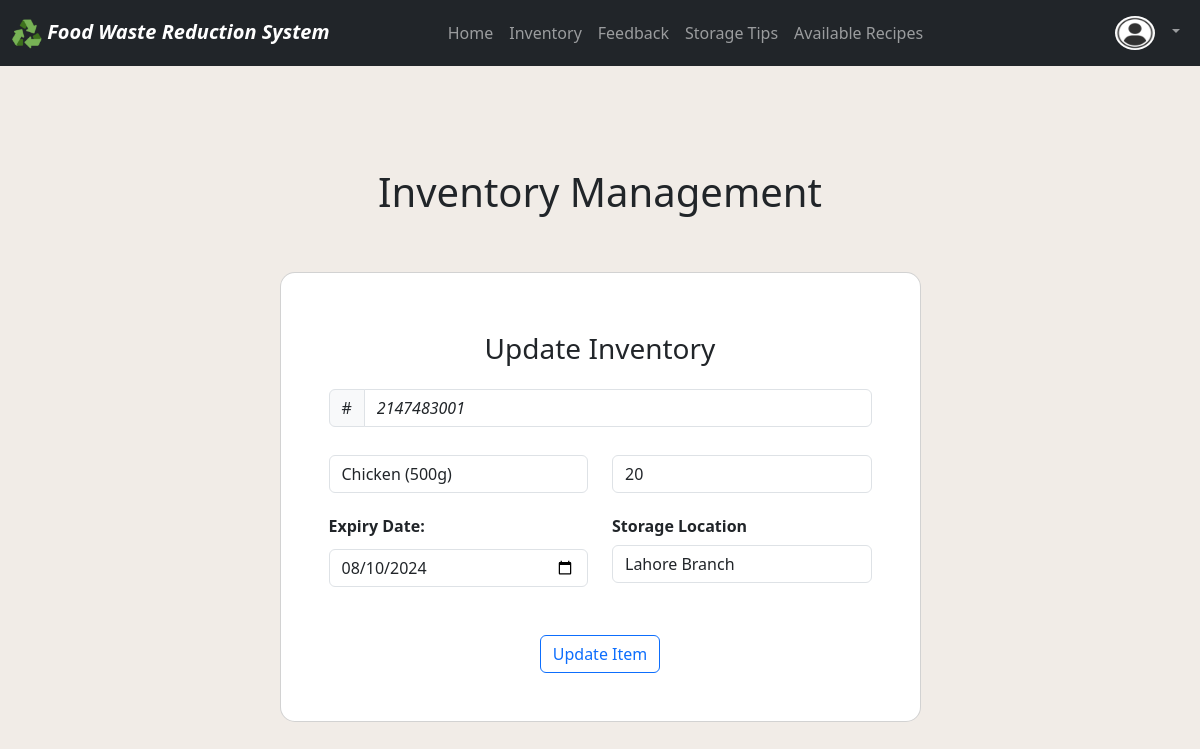
The app's page /views/user_dashboard/update_item.php?id=12 with its own data.
### tables this page shows
CREATE TABLE `fooditem` (
  `item_id` int(11) NOT NULL,
  `sku` text DEFAULT NULL,
  `user_id` int(11) NOT NULL,
  `item_name` varchar(255) NOT NULL,
  `quantity` int(11) NOT NULL,
  `expiry_date` date NOT NULL,
  `storage_location` varchar(255) NOT NULL
);

### views/user_dashboard/update_item.php (the view, shortened to what this page needs)
<?php
include ("../../includes/header.php");
include ("../../includes/footer.php");
include ("../../config/connection.php");
include ("navbar.php");
$id=$_GET['id'];
?>
<h1 class="text-center mt-5">Inventory Management</h1>
<section class="vh-100 gradient-custom">
    <div class="container py-5 h-25">
        <div class="row justify-content-center align-items-center h-75">
            <div class="col-12 col-lg-9 col-xl-7">
                <div class="card shadow-2-strong card-registration" style="border-radius: 15px;">
                    <div class="card-body p-4 p-md-5">
                        <h3 class="mb-4 text-center" style="margin-top:2%">Update Inventory</h3>
                        <form action="../../backend/update_item.php" method="post">
                            <?php
                            $query="SELECT * from fooditem WHERE item_id=$id";
                            $view_item_details=mysqli_query($connect,$query);
                            while($result=mysqli_fetch_assoc($view_item_details)){
                            ?>
                            <div class="row">
                                <div class="col-12 mb-4">
                                    <div class="input-group mb-1">
                                        <span class="input-group-text" id="basic-addon1">#</span>
                                        <input type="text" id="sku" name="sku" class="form-control form-control"
                                            style="font-style:italic"
                                            placeholder=""
                                            value="<?php echo $result['sku'] ?>" readonly />
                                    </div>
                                </div>
                            </div>
                            <div class="row">
                                <div class="col-md-6 mb-4">
                                    <div data-mdb-input-init class="form-outline">
                                        <input type="text" id="item_name" name="item_name"
                                            class="form-control form-control" placeholder="Food item name..."  value="<?php echo $result['item_name'] ?>"/>
                                    </div>
                                </div>
                                <div class="col-md-6 mb-4">
                                    <div data-mdb-input-init class="form-outline">
                                        <input type="number" id="quantity" name="quantity"
                                            class="form-control form-control" placeholder="Quantity..." value="<?php echo $result['quantity'] ?>"/>
                                    </div>
                                </div>
                            </div>
                            <div class="row">
                                <div class="col-md-6 mb-4 d-flex align-items-center">
                                    <div data-mdb-input-init class="form-outline datepicker w-100">
                                        <h6 class="mb-2 pb-1"><strong>Expiry Date: </strong></h6>
                                            <input id="expiry_date" name="expiry_date" class="form-control" type="date" placeholder="Enter expiry date..." value="<?php echo $result['expiry_date'] ?>"/>
                                    </div>
                                </div>
                                <div class="col-md-6 mb-4">
                                    <h6 class=""><strong>Storage Location</strong> </h6>
                                    <select class="select form-control" name="storage_location">
                                        <option  value="<?php echo $result['storage_location'] ?>" selected>
                                            <?php
                                                switch($result['storage_location']){
                                                    case 'lhr_branch':
                                                        echo "Lahore Branch";
                                                        break;
                                                        break;                                                }
                                                ?>
                                        </option>
                                    </select>
                                </div>
                            </div>
                            <div class="mt-3 pt-2 text-center">
                                    <button class="btn btn-outline-primary" name="update_item" type="submit" value="Update Item">
                                       Update Item
                                    </button>
                            </div>
                        </form>
                        <?php
                    }
                    ?>
                    </div>
                </div>
            </div>
        </div>
    </div>
</section>
<?php include('../../includes/footer.php') ?>

### views/user_dashboard/navbar.php (style rules this page uses)
body { background-color: #F1ECE7; }

### views/user_dashboard/update_item.php (style rules this page uses)
body { background-color: #F1ECE7; }

### records on screen
fooditem: sku "2147483001", item_name "Chicken (500g)", quantity "20", expiry_date "08/10/2024", storage_location "Lahore Branch"
